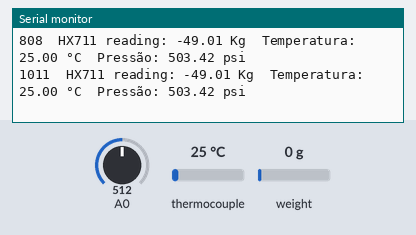
Simulated run of this sketch. Board: Arduino Uno, built with avr-gcc and run on an emulated ATmega328P. Parts: the last lines printed to the serial monitor. The test bench sets the inputs (shaded band); at power-on: thermocouple 25 °C, weight on the scale 0 g, A0 = 512.

Above: at 1.2 s.
1.3 s: thermocouple set to 6 °C
At 1.37 s:
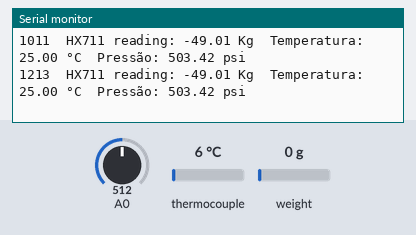
7.3 s: weight on the scale set to 100 g
At 7.44 s:
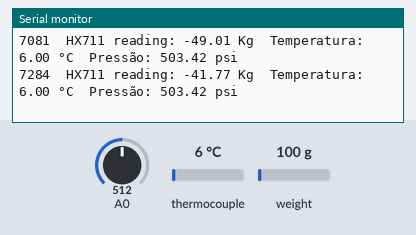
8.8 s: A0 set to 716
At 8.86 s:
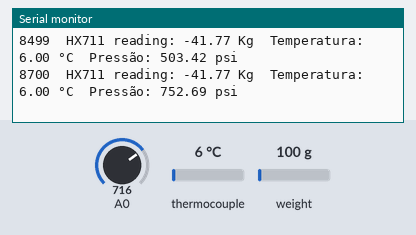
10.3 s: thermocouple set to 75 °C
At 10.48 s:
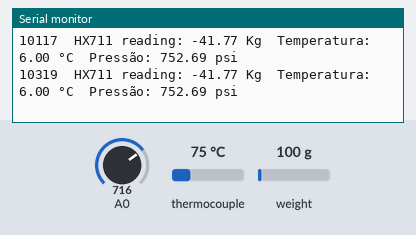
11.8 s: weight on the scale set to 1250 g
At 11.89 s:
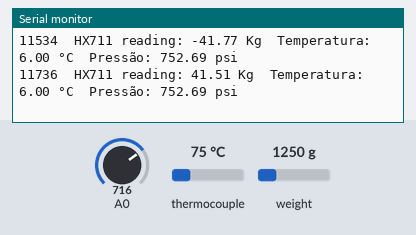
13.3 s: A0 set to 900
At 13.31 s:
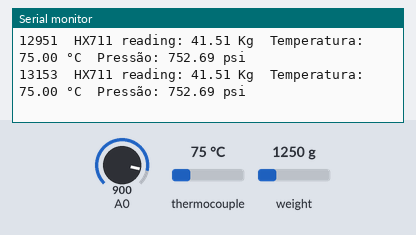
Timing chart, 0 to 15.8 s (numbered marks = the images above; inputs shaded):
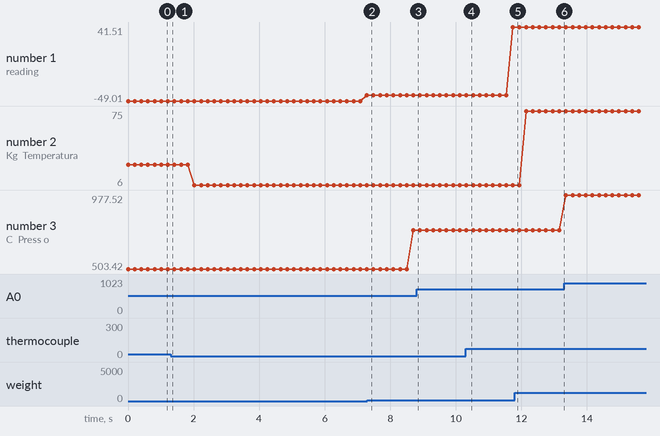

The sketch:

BaseTesteEstatico.ino
```cpp
#include "HX711.h" //INCLUSÃO DE BIBLIOTECA CELULA DE CARGA
#include "max6675.h" //INCLUSÃO DE BIBLIOTECA TERMOPAR

// HX711 Conexao
const int LOADCELL_DOUT_PIN = 2;
const int LOADCELL_SCK_PIN = 3;

// MAX6675 Conexao
int ktcSO = 8; //PINO DIGITAL (SO)
int ktcCS = 9; //PINO DIGITAL (CS)
int ktcCLK = 10; //PINO DIGITAL (CLK / SCK)

HX711 scale;
MAX6675 ktc(ktcCLK, ktcCS, ktcSO); //CRIA UMA INSTÂNCIA UTILIZANDO OS PINOS (CLK, CS, SO)

int cont = 9;
float t = 0;

void setup() {
  Serial.begin(57600);
  scale.begin(LOADCELL_DOUT_PIN, LOADCELL_SCK_PIN);
}

void loop() {

  //   long tempo = millis();
  Serial.print(millis());
  Serial.print("\t");

  if (scale.is_ready()) {
    double reading = ((scale.read() - 289300.0)*3.0/(306700.0 - 289300.0)+0.87);
    Serial.print("HX711 reading: ");
    Serial.print(reading);
    Serial.print(" Kg");
    Serial.print("\t");
  } else {
    Serial.print("HX711 not found.");
  }
   if(cont++==9){
   t = ktc.readCelsius();
   cont = 0;
   }
   Serial.print("Temperatura: "); //IMPRIME O TEXTO NO MONITOR SERIAL
   Serial.print(t); //IMPRIME NO MONITOR SERIAL A TEMPERATURA MEDIDA
   Serial.print(" °C"); //IMPRIME O TEXTO NO MONITOR SERIAL
   Serial.print("\t");

   double sensorPValue = (1000/4.0)*((5.0*analogRead(A0)/1023.0)-0.55)+15.31; //Valor em PSI
   //double sensorPValue = (5.0*analogRead(A0)/1023.0); //Valor em Volts
   Serial.print("Pressão: "); //IMPRIME O TEXTO NO MONITOR SERIAL
   Serial.print(sensorPValue);
   Serial.println(" psi"); //IMPRIME O TEXTO NO MONITOR SERIAL


   //Serial.println(millis()-tempo);
  delay(100);

}
```

Measured:
- plotted number 1: -49.01 → -41.77 after the input at 1.3 s, -41.77 → 41.51 after the input at 10.3 s
- plotted number 2: 25 → 6 after the input at 1.3 s
- plotted number 3: 503.42 → 752.69 after the input at 7.3 s, 752.69 → 977.52 after the input at 13.3 s
